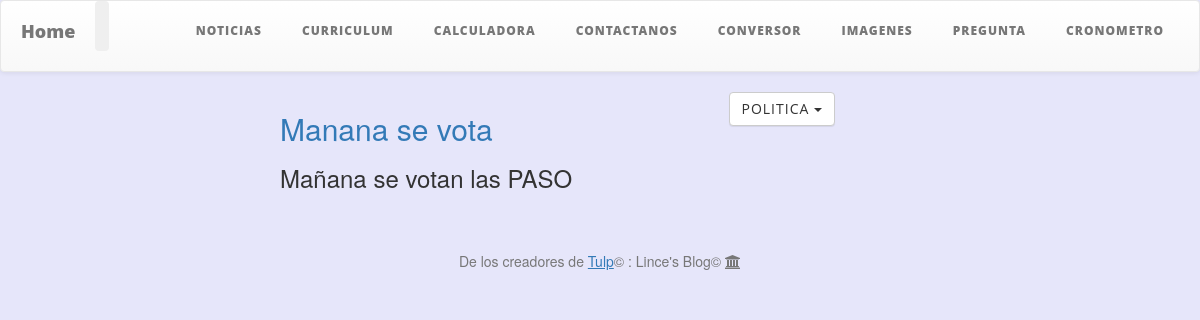
Page /show_categoria/3/ on the committed database.
### blogito/models.py (models this page shows, shortened)
class Categoria(models.Model):
    nombre = models.CharField(u'Título de la Categoría', max_length=100)
    descripcion = models.CharField(u'Descripción de la Categoría', max_length=256)

class Noticia(models.Model):
    class Meta:
        verbose_name = "Noticia"
        verbose_name_plural = "Noticias"
        ordering=['-fecha']
    titulo = models.CharField(u"Titulo",max_length=200)
    noticia = models.TextField(u"Noticia")
    descripcion = models.TextField(u"Descripcion")
    fecha = models.DateTimeField(u'Fecha del Post',auto_now_add=True)
    categoria = models.ManyToManyField('Categoria')
    published = models.BooleanField(u'Publicado?', default=True)
    autor = models.ForeignKey(User)
    def __str__(self):
        return self.titulo

### blogito/views.py (the view)
# urls.py: url(r'^show_categoria/(?P<id_categoria>[0-9]+)/$', 'blogito.views.show_categoria', name='show_categoria'),
def show_categoria(request, id_categoria):
    print "entro"
    context = RequestContext(request)
    noticias = Noticia.objects.filter(published = True, categoria=id_categoria)
    categorias = Categoria.objects.all()
    categoria = Categoria.objects.filter(id=id_categoria)
    no_noticias=False
    if noticias.__str__()=="[]":
        no_noticias=True
    return render_to_response('noticias.html', {'noticias':noticias,"no_noticias":no_noticias,"categorias":categorias,"selected":categoria}, context)

### blogito/templates/noticias.html (shortened to what this page needs)
{% extends 'base.html' %}
{% load staticfiles %}
{% block content %}
    <div class="col-md-10 col-md-offset-0">
            <div class="btn-group" style="float:right;">
              <button type="button" class="btn btn-default dropdown-toggle" data-toggle="dropdown" aria-haspopup="true" aria-expanded="false">
                {% for s in selected %}
                {{s.nombre}}
                {% endfor %} {{seleccionado}} <span class="caret"></span>
              </button>
            </div>
            {% if no_noticias %}
                <img width='100%' height='70%' src="{% static 'css/Images/nonoticias.png' %}">
            {% else %}
                <ul style="list-style-type:none">
                {% for noticia in noticias %}
                <li>
                <div "{% url 'app_blog:show_post' noticia.id %}" class="post-preview">
                        <h2  class="post-title"><a href="{% url 'app_blog:show_post' noticia.id %}">
                            {{ noticia.titulo}}</a>
                        </h2>
                        <h3 class="post-subtitle">
                            {{noticia.descripcion}}
                        </h3>
                </div>
                </li>
                {% endfor %}
                </ul>
            {% endif %}
            </div>
    </div>
</div>
{% endblock %}

### blogito/static/css/clean-blog.css (style rules this page uses)
body { font-family: 'Lora', 'Times New Roman', serif; font-size: 20px; color: #404040; }
h1, h2, h3, h4, h5, h6 { font-family: 'Open Sans', 'Helvetica Neue', Helvetica, Arial, sans-serif; font-weight: 800; }
a { color: #404040; }
.btn { font-family: 'Open Sans', 'Helvetica Neue', Helvetica, Arial, sans-serif; text-transform: uppercase; font-size: 14px; font-weight: 800; letter-spacing: 1px; border-radius: 0; padding: 15px 25px; }
body { webkit-tap-highlight-color: #0085a1; }

### blogito/static/css/style.css (style rules this page uses)
body { height: 100%; }
body { background-color: lavender; }

### rows in the picture
Categoria: nombre "POLITICA"
Noticia: titulo "Manana se vota", descripcion "Mañana se votan las PASO"
